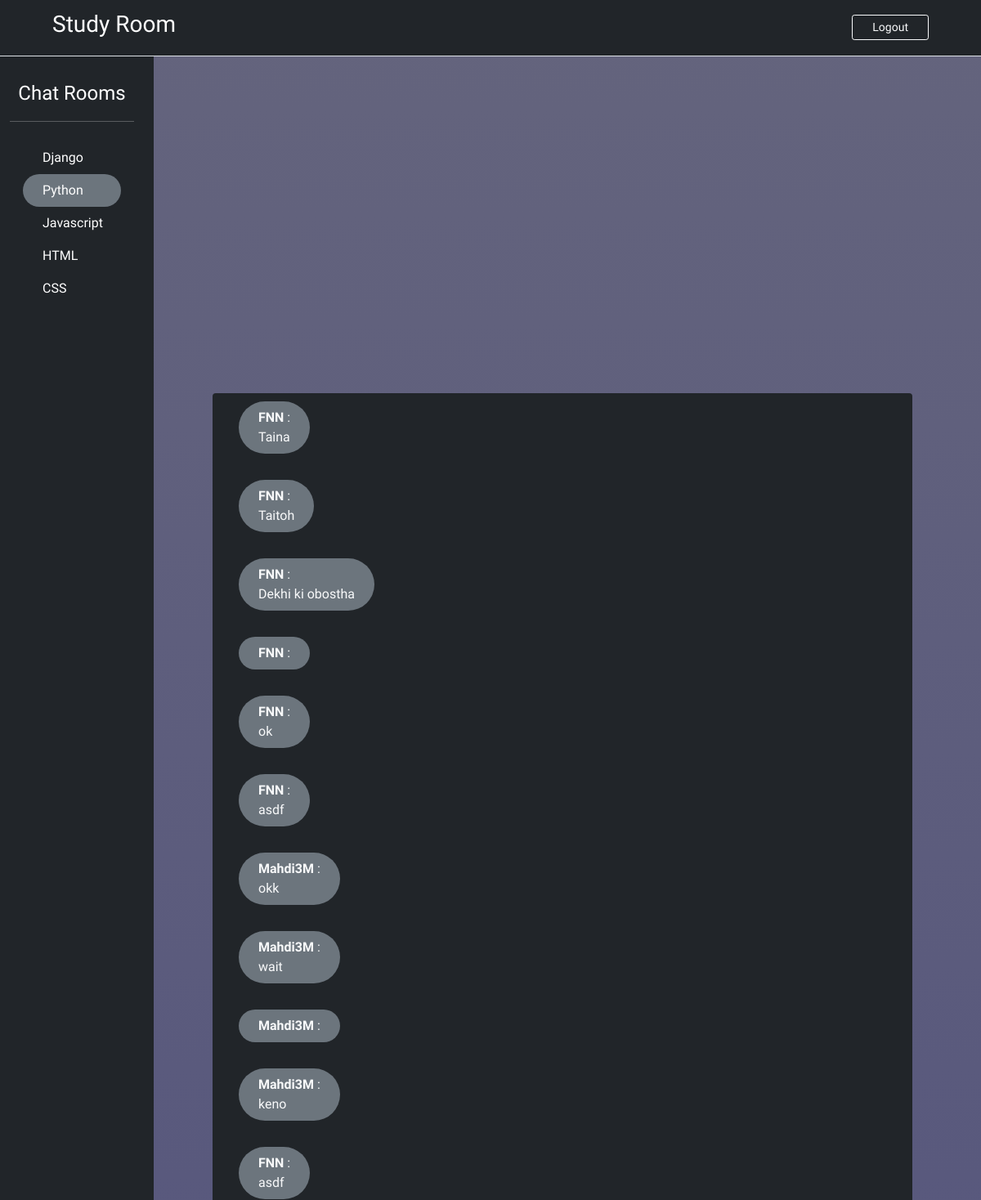
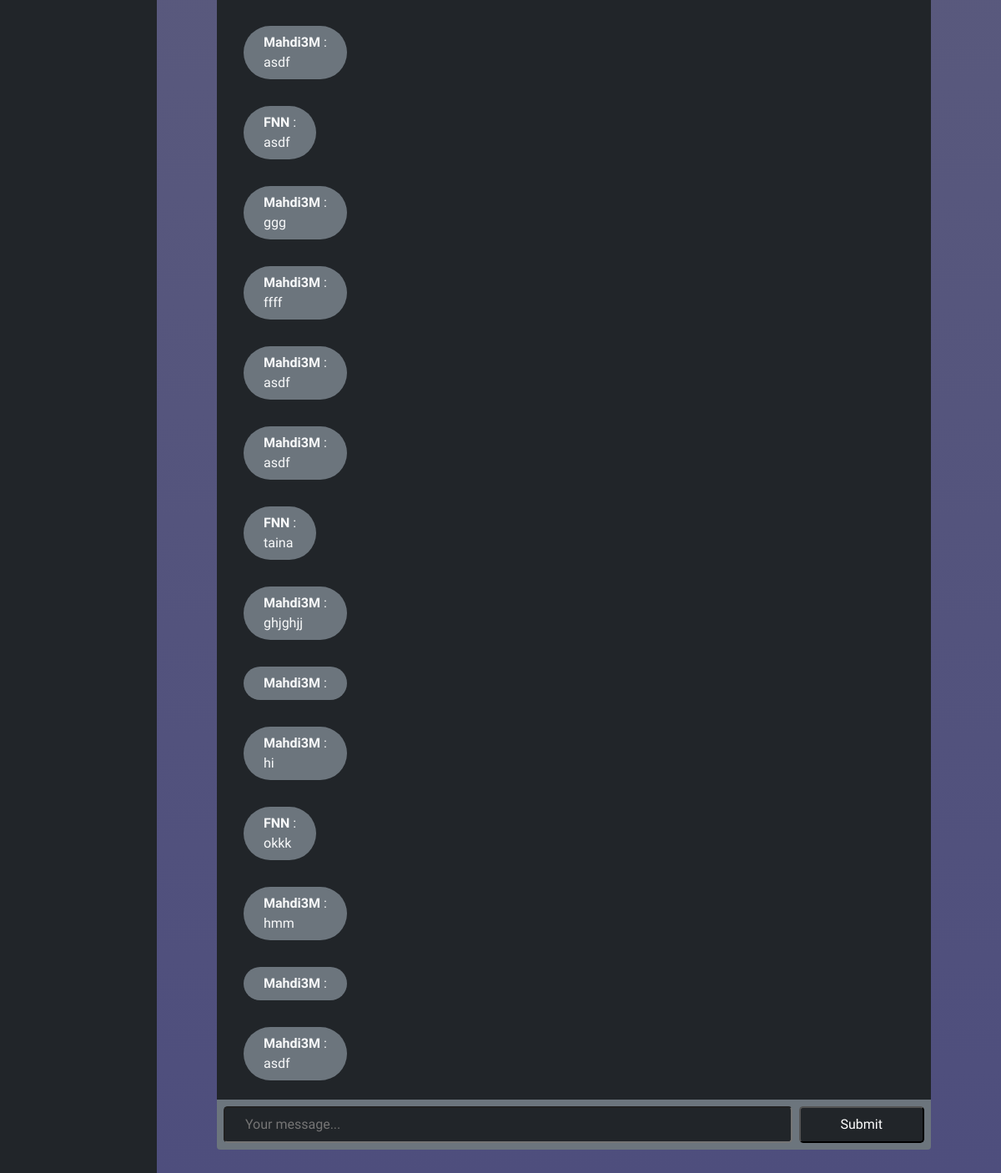
The app's page /room/python/ (signed in) with its own data (2 pictures, top to bottom).
### chat/models.py (models this page shows)
class Room(models.Model):
    name = models.CharField(max_length=255)
    slug = models.SlugField(unique=True)

class Message(models.Model):
    room = models.ForeignKey(Room, related_name='messages', on_delete=models.CASCADE)
    user = models.ForeignKey(User, related_name='messages', on_delete=models.CASCADE)
    content = models.TextField()
    date_added = models.DateTimeField(auto_now_add=True)
    class Meta:
        ordering = ('date_added',)

### chat/views.py (the view)
# urls.py: path('room/', include('chat.urls')),
@login_required
def chat(request, slug=''):
    room_selected = None
    messages = None
    if slug != '':
        room_selected = Room.objects.get(slug=slug)
        messages = Message.objects.filter(room=room_selected)[0:25]
    rooms = Room.objects.all()
    return render(request, 'chat/chat.html', {
        'room_selected': room_selected,
        'chats': messages,
        'rooms': rooms
    })

### chat/templates/chat/chat.html (shortened to what this page needs)
{% extends 'layout.html' %}
{% block body %}
	<div class="row vh-100" style="width:100%;">
		<div class="mt-5 d-flex flex-column flex-shrink-0 pt-5 px-4 text-white bg-dark col-md-2 col-sm-3">
			<span class="fs-4 text-center">
				Chat Rooms
			</span>
			<hr>
			<ul class="nav nav-link mb-auto flex-column overflow-auto">
				{% for room in rooms %}
					<li class="p-0">
						<a	href="{% url 'room' room.slug %}"
							class="nav-link text-white text-truncate ps-4
							{% if room.slug == room_selected.slug %} bg-secondary rounded-pill py-2{% endif %}">
							{{ room.name }}
						</a>
					</li>
				{% endfor %}
			</ul>
		</div>
		<div class="mt-5 pt-4 px-4 col-md-10 col-sm-9 d-flex flex-column justify-content-center">
			{% if room_selected %}
				<div class="mx-5 p-2 bg-dark rounded-top">
					<div class="d-flex flex-column overflow-auto text-light" id="chat-messages" style="height: 70vh">
						{% for m in chats %}
							<div class="mx-4">
								<div
									class="rounded-pill bg-secondary py-2 px-4 my-3
									{% if m.user.username == user.username %} float-end{% endif %}"
									style="width: max-content;">
									<b>{{ m.user.username }}</b> :</br>{{ m.content }}
								</div>
							</div>
						{% endfor %}
					</div>
				</div>
				<div class="mb-3 mx-5 p-2 bg-secondary rounded-bottom">
					<form method="post" action="." class="d-flex">
						<input
							type="text"
							name="content"
							class="flex-grow-1 me-2 py-2 px-4 bg-dark text-light rounded-3"
							placeholder="Your message..."
							id="chat-message-input">
						<button	class="px-5 py-1 rounded-3 text-white bg-dark"
								id="chat-message-submit">
									Submit
						</button>
					</form>
				</div>
			{% endif %}
		</div>
	</div>
{% endblock body %}

### static/css/style.css (style rules this page uses)
body { background: linear-gradient(rgb(100, 100, 125, 1), rgb(75, 75, 125, 1)); font-family: 'Dosis', sans-serif; }

### records on screen
Room: name "Django"
Room: name "Python"
Room: name "Javascript"
Room: name "HTML"
Room: name "CSS"
Message: user.username "FNN", content "Taina"
Message: user.username "FNN", content "Taitoh"
Message: user.username "FNN", content "Dekhi ki obostha"
Message: user.username "FNN"
Message: user.username "FNN", content "ok"
Message: user.username "FNN", content "asdf"
Message: user.username "Mahdi3M", content "okk"
Message: user.username "Mahdi3M", content "wait"
Message: user.username "Mahdi3M"
Message: user.username "Mahdi3M", content "keno"
Message: user.username "FNN", content "asdf"
Message: user.username "Mahdi3M", content "asdf"
Message: user.username "FNN", content "asdf"
Message: user.username "Mahdi3M", content "ggg"
Message: user.username "Mahdi3M", content "ffff"
Message: user.username "Mahdi3M", content "asdf"
Message: user.username "Mahdi3M", content "asdf"
Message: user.username "FNN", content "taina"
Message: user.username "Mahdi3M", content "ghjghjj"
Message: user.username "Mahdi3M"
Message: user.username "Mahdi3M", content "hi"
Message: user.username "FNN", content "okkk"
Message: user.username "Mahdi3M", content "hmm"
Message: user.username "Mahdi3M"
Message: user.username "Mahdi3M", content "asdf"
